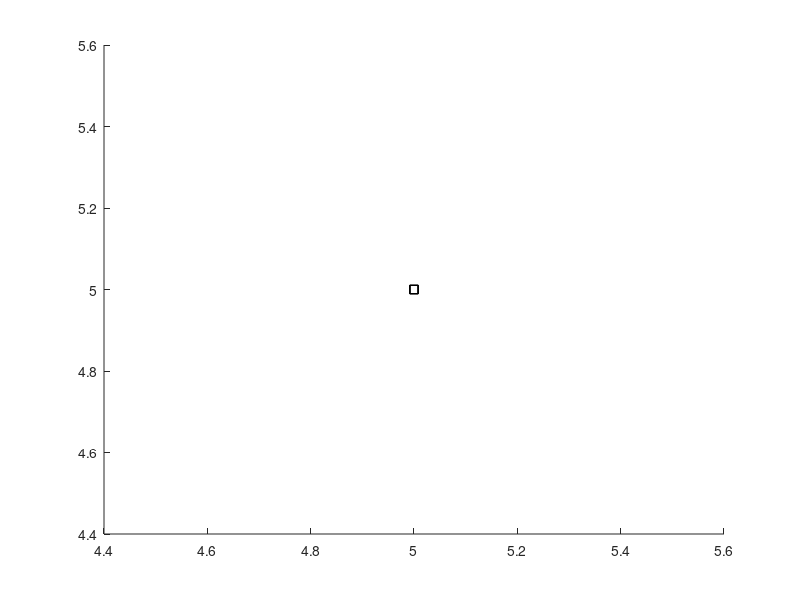

Source code (MATLAB):
clear all;
n=input('\n\nEnter table length: ');
fprintf('Enter the table:\n');
disp('x:');
for i=1:n
    x(i)=input('');
end
disp('y:');
for i=1:n
    y(i)=input('');
end
sumx=0.0;
sumy=0.0;
sumx2=0.0;
sumxy=0.0;
fprintf('\n\n');
for i=1:4
    sum(i)=0.0;
end
for i=1:n
    restable(i,1)=x(i);
    restable(i,2)=y(i);
    restable(i,3)=x(i)*x(i);
    restable(i,4)=x(i)*y(i);
    sum(1)=sum(1)+x(i);
    sum(2)=sum(2)+y(i);
    sum(3)=sum(3)+restable(i,3);
    sum(4)=sum(4)+restable(i,4);
    fprintf('   %.2f      %.2f      %.2f      %.2f\n', restable(i,1),restable(i,2),restable(i,3),restable(i,4) );
end
fprintf('\nsum=    %.2f     %.2f     %.2f     %.2f\n',sum(1),sum(2),sum(3),sum(4));
fprintf('\nThe normal equestions are:\n    %.2f=%.2fa+%.2fb\n    %.2f=%.2fa+%.2fb\n',sum(4),sum(3),sum(1),sum(2),sum(1),n);
a=-1*(sum(3)*n-sum(1)*sum(1));
c=(sum(1)*sum(2)-n*sum(4))/a;
d=(sum(4)*sum(1)-sum(3)*sum(2))/a;
fprintf('c=%.4f, d=%.4f',c,d);
if(d>=0) sign='+';
else sign='';
end
fprintf('\nThe straight line equestion is: y=%.4fx',c);
if(d>0||d<0)
    fprintf(sign);
    fprintf('%.4f\n\n',d);
end
for i=1:n
    f(i)=c*x(i)+d;
end
fprintf('\n');
figure(1);
hold on;
plot(x,y,'b:',x,y,'ks');
plot(x,f,'r--',x,f,'rh');
